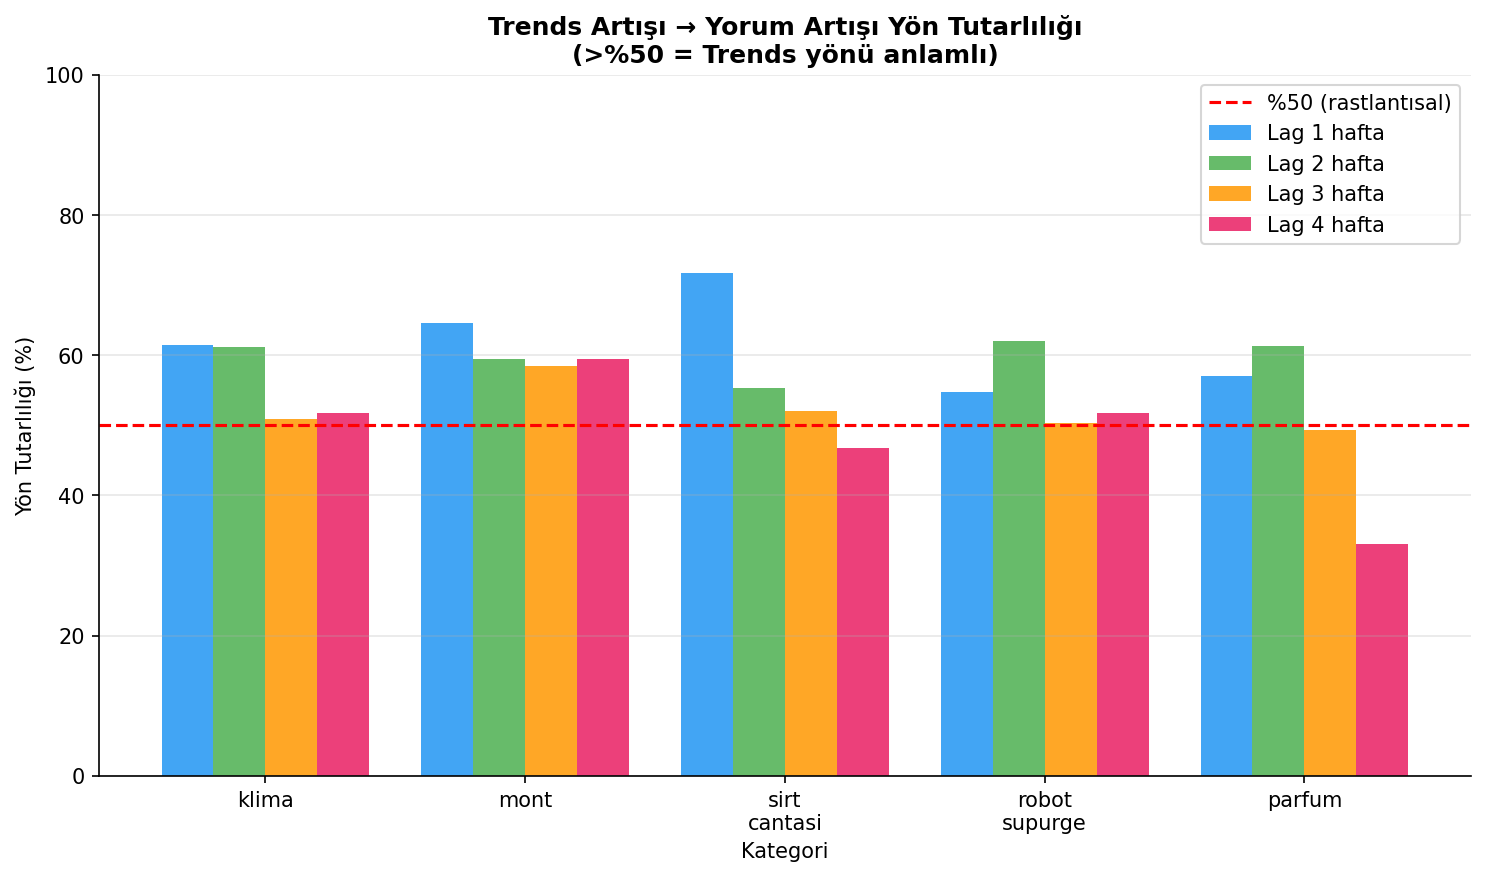

Write the Python code that produced this figure.
import pandas as pd
import numpy as np
import matplotlib.pyplot as plt
import os

KLASOR = r'C:\Users\MONSTER\OneDrive\Desktop\tez_projesi'
df = pd.read_excel(os.path.join(KLASOR, 'analiz_dataset.xlsx'))
df['hafta'] = pd.to_datetime(df['hafta'])

KATEGORILER = ['klima', 'mont', 'sirt_cantasi', 'robot_supurge', 'parfum']
LAGLAR = [1, 2, 3, 4]

sonuclar = []

for kategori in KATEGORILER:
    veri = df[df['kategori'] == kategori].sort_values('hafta').reset_index(drop=True)
    
    for lag in LAGLAR:
        # Trends bu hafta arttı mı?
        trends_yon = np.sign(veri['trends_skoru'].diff())
        # lag hafta sonra yorum arttı mı?
        yorum_yon = np.sign(veri['yorum_sayisi'].diff().shift(-lag))
        
        # İkisi de aynı yönde mi?
        tutarli = (trends_yon == yorum_yon)
        
        # Sıfır değişimleri çıkar
        maske = (trends_yon != 0) & (yorum_yon != 0)
        tutarlilik = tutarli[maske].mean() * 100
        n = maske.sum()
        
        sonuclar.append({
            'kategori': kategori,
            'lag': lag,
            'tutarlilik_pct': round(tutarlilik, 1),
            'n': n
        })
        
        print(f"{kategori:15} Lag {lag}: %{tutarlilik:.1f} tutarlı ({n} gözlem)")

# Pivot tablo
ozet = pd.DataFrame(sonuclar)
pivot = ozet.pivot(index='kategori', columns='lag', values='tutarlilik_pct')
pivot.columns = [f'Lag {c} hafta' for c in pivot.columns]

print("\n=== YÖN TUTARLILIĞI TABLOSU ===")
print(pivot.to_string())

# Görsel
fig, ax = plt.subplots(figsize=(10, 6))

renkler = ['#2196F3', '#4CAF50', '#FF9800', '#E91E63']
x = np.arange(len(KATEGORILER))
width = 0.2

for i, lag in enumerate(LAGLAR):
    degerler = [ozet[(ozet['kategori']==k) & (ozet['lag']==lag)]['tutarlilik_pct'].values[0] 
                for k in KATEGORILER]
    bars = ax.bar(x + i*width, degerler, width, label=f'Lag {lag} hafta', color=renkler[i], alpha=0.85)

# %50 referans çizgisi (rastlantısal)
ax.axhline(y=50, color='red', linestyle='--', linewidth=1.5, label='%50 (rastlantısal)')

ax.set_xlabel('Kategori')
ax.set_ylabel('Yön Tutarlılığı (%)')
ax.set_title('Trends Artışı → Yorum Artışı Yön Tutarlılığı\n(>%50 = Trends yönü anlamlı)', fontweight='bold')
ax.set_xticks(x + width * 1.5)
ax.set_xticklabels([k.replace('_', '\n') for k in KATEGORILER])
ax.set_ylim(0, 100)
ax.legend()
ax.grid(axis='y', alpha=0.3)
ax.spines['top'].set_visible(False)
ax.spines['right'].set_visible(False)

plt.tight_layout()
cikti = os.path.join(KLASOR, 'yon_tutarliligi.png')
plt.savefig(cikti, dpi=150, bbox_inches='tight')
print(f"\nKaydedildi: {cikti}")
plt.show()

ozet.to_excel(os.path.join(KLASOR, 'yon_tutarliligi_sonuclari.xlsx'), index=False)
print("Kaydedildi: yon_tutarliligi_sonuclari.xlsx")
